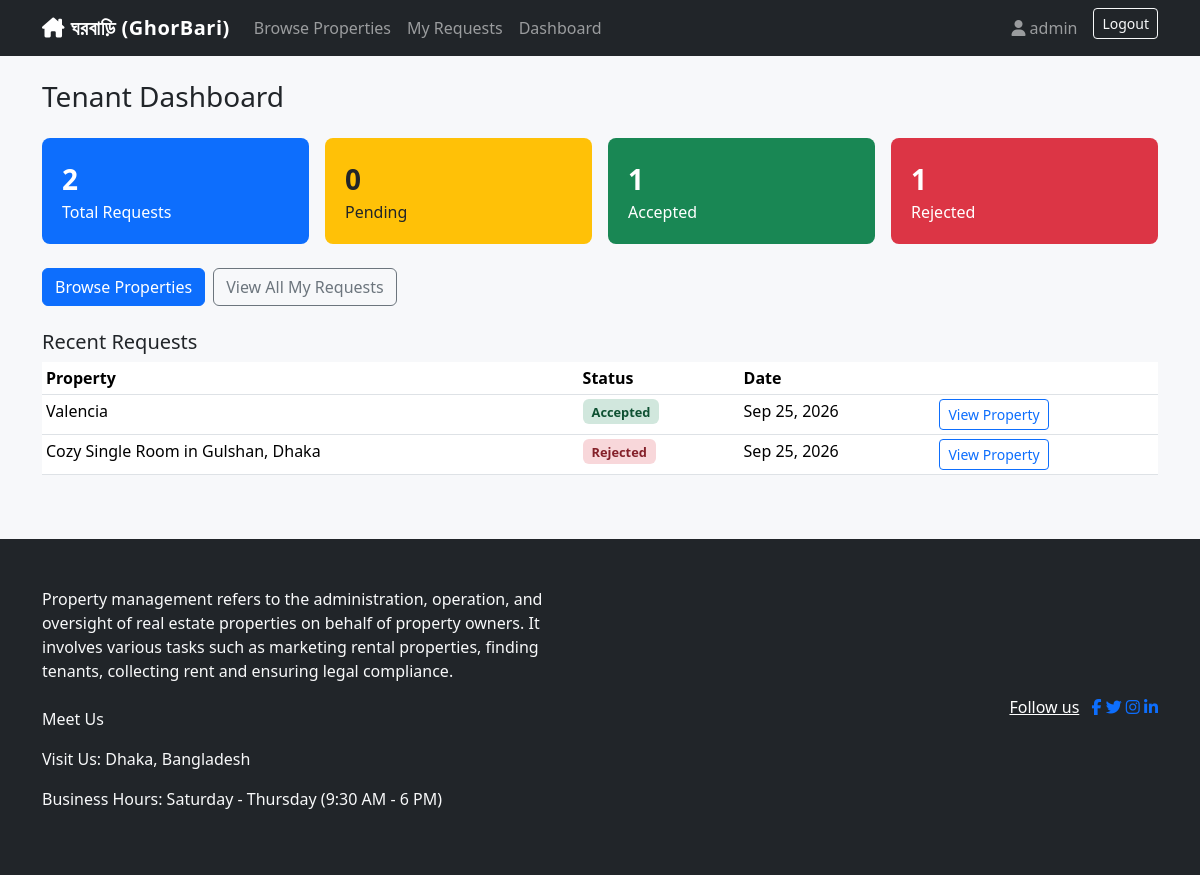
Screenshot of /accounts/dashboard/ (signed in) with the database file from the repository.
### accounts/models.py (models this page shows, shortened)
class User(AbstractUser):
    class Role(models.TextChoices):
        OWNER = 'OWNER', 'Property Owner'
        TENANT = 'TENANT', 'Tenant'
    role = models.CharField(max_length=10, choices=Role.choices, default=Role.TENANT)
    phone_number = models.CharField(max_length=20, blank=True)
    address = models.CharField(max_length=255, blank=True)
    profile_picture = models.ImageField(upload_to='profile_pics/', blank=True, null=True)
    @property
    def is_owner(self):
        return self.role == self.Role.OWNER

### rentals/models.py (models this page shows, shortened)
class RentalRequest(models.Model):
    class Status(models.TextChoices):
        PENDING = 'PENDING', 'Pending'
        ACCEPTED = 'ACCEPTED', 'Accepted'
        REJECTED = 'REJECTED', 'Rejected'
        CANCELLED = 'CANCELLED', 'Cancelled'
    property = models.ForeignKey(
        'properties.Property', on_delete=models.CASCADE, related_name='rental_requests'
    )
    tenant = models.ForeignKey(
        settings.AUTH_USER_MODEL, on_delete=models.CASCADE, related_name='rental_requests'
    )
    message = models.TextField(blank=True)
    request_date = models.DateTimeField(auto_now_add=True)
    status = models.CharField(max_length=10, choices=Status.choices, default=Status.PENDING)
    class Meta:
        ordering = ['-request_date']

### properties/models.py (models this page shows, shortened)
class Property(models.Model):
    class PropertyType(models.TextChoices):
        APARTMENT = 'APARTMENT', 'Apartment'
        HOUSE = 'HOUSE', 'House'
        ROOM = 'ROOM', 'Room'
        OFFICE = 'OFFICE', 'Office'
    owner = models.ForeignKey(
        settings.AUTH_USER_MODEL, on_delete=models.CASCADE, related_name='properties'
    )
    title = models.CharField(max_length=200)
    description = models.TextField()
    property_type = models.CharField(max_length=20, choices=PropertyType.choices)
    location = models.CharField(max_length=255)
    monthly_rent = models.DecimalField(max_digits=10, decimal_places=2)
    bedrooms = models.PositiveIntegerField(default=1)
    bathrooms = models.PositiveIntegerField(default=1)
    image = models.ImageField(upload_to='property_images/', blank=True, null=True)
    is_available = models.BooleanField(default=True)
    created_at = models.DateTimeField(auto_now_add=True)
    updated_at = models.DateTimeField(auto_now=True)
    class Meta:
        ordering = ['-created_at']
        verbose_name_plural = 'Properties'

### accounts/views.py (the view)
# urls.py: path('dashboard/', views.dashboard_view, name='dashboard'),
@login_required
def dashboard_view(request):
    if request.user.is_owner:
        properties = Property.objects.filter(owner=request.user)
        requests_qs = RentalRequest.objects.filter(property__owner=request.user)
        context = {
            'total_properties': properties.count(),
            'available_properties': properties.filter(is_available=True).count(),
            'total_requests': requests_qs.count(),
            'pending_requests': requests_qs.filter(status='PENDING').count(),
            'accepted_requests': requests_qs.filter(status='ACCEPTED').count(),
            'properties': properties.order_by('-created_at')[:5],
            'recent_requests': requests_qs.order_by('-request_date')[:5],
        }
        return render(request, 'accounts/owner_dashboard.html', context)
    else:
        requests_qs = RentalRequest.objects.filter(tenant=request.user)
        context = {
            'total_requests': requests_qs.count(),
            'pending_requests': requests_qs.filter(status='PENDING').count(),
            'accepted_requests': requests_qs.filter(status='ACCEPTED').count(),
            'rejected_requests': requests_qs.filter(status='REJECTED').count(),
            'recent_requests': requests_qs.order_by('-request_date')[:5],
        }
        return render(request, 'accounts/tenant_dashboard.html', context)

### templates/accounts/tenant_dashboard.html (shortened to what this page needs)
{% extends 'base.html' %}
{% block content %}
<h3 class="mb-4">Tenant Dashboard</h3>
<div class="row g-3 mb-4">
    <div class="col-md-3 col-6"><div class="dashboard-stat bg-primary"><div class="fs-3 fw-bold">{{ total_requests }}</div>Total Requests</div></div>
    <div class="col-md-3 col-6"><div class="dashboard-stat bg-warning text-dark"><div class="fs-3 fw-bold">{{ pending_requests }}</div>Pending</div></div>
    <div class="col-md-3 col-6"><div class="dashboard-stat bg-success"><div class="fs-3 fw-bold">{{ accepted_requests }}</div>Accepted</div></div>
    <div class="col-md-3 col-6"><div class="dashboard-stat bg-danger"><div class="fs-3 fw-bold">{{ rejected_requests }}</div>Rejected</div></div>
</div>
<div class="d-flex gap-2 mb-4">
    <a href="{% url 'properties:list' %}" class="btn btn-primary">Browse Properties</a>
    <a href="{% url 'rentals:my_requests' %}" class="btn btn-outline-secondary">View All My Requests</a>
</div>
<h5>Recent Requests</h5>
<div class="table-responsive">
<table class="table table-sm bg-white">
    <thead><tr><th>Property</th><th>Status</th><th>Date</th><th></th></tr></thead>
    <tbody>
    {% for r in recent_requests %}
        <tr>
            <td>{{ r.property.title }}</td>
            <td><span class="status-badge status-{{ r.status }}">{{ r.get_status_display }}</span></td>
            <td>{{ r.request_date|date:"M d, Y" }}</td>
            <td><a href="{% url 'properties:detail' r.property.pk %}" class="btn btn-sm btn-outline-primary">View Property</a></td>
        </tr>
    {% empty %}<tr><td colspan="4" class="text-muted">You haven't made any requests yet.</td></tr>{% endfor %}
    </tbody>
</table>
</div>
{% endblock %}

### templates/base.html (shortened to what this page needs)
{% load static %}
<!DOCTYPE html>
<html lang="en">
<head>
    <link href="https://cdnjs.cloudflare.com/ajax/libs/bootstrap/5.3.3/css/bootstrap.min.css" rel="stylesheet">
    <link href="https://cdnjs.cloudflare.com/ajax/libs/font-awesome/6.5.2/css/all.min.css" rel="stylesheet">
    <link href="{% static 'css/style.css' %}" rel="stylesheet">
</head>
<body>
<nav class="navbar navbar-expand-lg navbar-dark bg-dark">
    <div class="container">
        <a class="navbar-brand fw-bold" href="{% url 'properties:list' %}"><i class="fa-solid fa-house-chimney"></i> ঘরবাড়ি (GhorBari) </a>
        <div class="collapse navbar-collapse" id="navMenu">
            <ul class="navbar-nav me-auto">
                <li class="nav-item"><a class="nav-link" href="{% url 'properties:list' %}">Browse Properties</a></li>
                {% if user.is_authenticated %}
                    {% if user.is_owner %}
                        <li class="nav-item"><a class="nav-link" href="{% url 'properties:create' %}">Add Property</a></li>
                        <li class="nav-item"><a class="nav-link" href="{% url 'properties:mine' %}">My Properties</a></li>
                        <li class="nav-item"><a class="nav-link" href="{% url 'rentals:owner_requests' %}">Rental Requests</a></li>
                    {% else %}
                        <li class="nav-item"><a class="nav-link" href="{% url 'rentals:my_requests' %}">My Requests</a></li>
                    {% endif %}
                    <li class="nav-item"><a class="nav-link" href="{% url 'accounts:dashboard' %}">Dashboard</a></li>
                {% endif %}
            </ul>
            <ul class="navbar-nav">
                {% if user.is_authenticated %}
                    <li class="nav-item"><a class="nav-link" href="{% url 'accounts:profile' %}"><i class="fa-solid fa-user"></i> {{ user.username }}</a></li>
                    <li class="nav-item">
                        <form method="post" action="{% url 'accounts:logout' %}" class="d-inline">
                            <button type="submit" class="btn btn-outline-light btn-sm ms-2">Logout</button>
                        </form>
                    </li>
                {% else %}
                    <li class="nav-item"><a class="nav-link" href="{% url 'accounts:login' %}">Login</a></li>
                    <li class="nav-item"><a class="nav-link" href="{% url 'accounts:register' %}">Register</a></li>
                {% endif %}
            </ul>
        </div>
    </div>
</nav>
<div class="container mt-4">
    {% block content %}{% endblock %}
</div>
<footer class="mt-5 py-4 bg-dark text-light text-center">
    <div class="container white-bdrt1 py-4">
        <div class="row align-items-center">
            <div class="col-md-6">
                <div class="text-center text-lg-start">
                    <p class="copyright-text mb-2 mb-md-0 text-white-light ff-heading">
                        Property management refers to the administration, operation, and oversight
                        of real estate properties on behalf of property owners. It involves various
                        tasks such as marketing rental properties, finding tenants, collecting rent
                        and ensuring legal compliance.</p>
                        <br>
                        <p>Meet Us</p>
                        <p>Visit Us:
                        Dhaka, Bangladesh
                        </p>
                        <p>Business Hours:
                        Saturday - Thursday (9:30 AM - 6 PM)</p>
                </div>
            </div>
            <div class="col-md-6 ">
                <div class="social-widget text-center text-md-end">
                    <div class="social-style1">
                        <a class="text-white me-2 fw500 fz17" href="">Follow us</a>
                        <a href="#"><i
                                class="fab fa-facebook-f list-inline-item"></i></a>
                        <a href="#"><i
                                class="fab fa-twitter list-inline-item"></i></a>
                        <a href="#"><i
                                class="fab fa-instagram list-inline-item"></i></a>
                        <a href="#"><i
                                class="fab fa-linkedin-in list-inline-item"></i></a>
                    </div>
                </div>
            </div>
        </div>
    </div>
</footer>
</body>
</html>

### static/css/style.css (style rules this page uses)
body { background-color: #f7f8fa; }
.navbar-brand { letter-spacing: 0.5px; }
.status-ACCEPTED { color: #0f5132; background: #d1e7dd; }
.status-REJECTED { color: #842029; background: #f8d7da; }
.status-badge { padding: 0.3em 0.7em; border-radius: 0.375rem; font-weight: 600; font-size: 0.8rem; }
.dashboard-stat { border-radius: 0.5rem; padding: 1.25rem; color: #fff; }

### rows the page displays
User: username "admin"
RentalRequest: property "Valencia", status "Accepted", request_date "Sep 25, 2026"
RentalRequest: property "Cozy Single Room in Gulshan, Dhaka", status "Rejected", request_date "Sep 25, 2026"

### other values shown
{{ total_requests }} "2"
{{ pending_requests }} "0"
{{ accepted_requests }} "1"
{{ rejected_requests }} "1"
